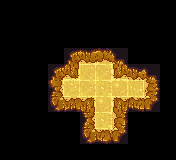

A 2D game scene composited from a Tiled map and its tileset images. What follows is a short description and the map's XML, with every tile layer's data as written:
An orthogonal 11x10 tile map with 16x16 px tiles, 1 tile layer (Ground) and 6 objects (3x BLOCK, STAIRS, HERO, GLOVE).

<map version="1.10" tiledversion="1.10.2" orientation="orthogonal" renderorder="right-down" width="11" height="10" tilewidth="16" tileheight="16" infinite="0" nextlayerid="5" nextobjectid="15">
 <properties>
  <property name="DIRECTIONS" value="RRUURRDD" />
  <property name="ITEMS" value="GLOVE" />
  <property name="NAME" value="Should be simple for a dungoen puzzler such as yourself" />
 </properties>
 <tileset firstgid="1" source="../level16.tsx" />
 <layer id="1" name="Ground" width="11" height="10">
  <data encoding="csv">
0,0,0,0,0,0,0,0,0,0,0,
0,0,0,0,0,0,0,0,0,0,0,
0,0,0,0,0,0,0,0,0,0,0,
0,0,0,0,1,4,3,9,0,0,0,
0,0,0,1,1073741852,16,15,3221225500,8,9,0,
0,0,0,46,12,15,13,17,11,38,0,
0,0,0,19,24,28,17,2147483676,25,27,0,
0,0,0,0,0,10,13,47,0,0,0,
0,0,0,0,0,19,20,27,0,0,0,
0,0,0,0,0,0,0,0,0,0,0
</data>
 </layer>
 <objectgroup id="2" name="Puzzle">
  <object id="7" name="STAIRS" x="103.179" y="87.8166">
   <point />
  </object>
  <object id="9" name="BLOCK" x="86.8994" y="88.2751">
   <point />
  </object>
  <object id="11" name="BLOCK" x="103.408" y="105.013">
   <point />
  </object>
  <object id="12" name="HERO" x="69.9323" y="87.1287">
   <point />
  </object>
  <object id="13" name="BLOCK" x="119.687" y="86.6701">
   <point />
  </object>
 </objectgroup>
 <objectgroup id="4" name="Solution">
  <object id="14" name="GLOVE" x="87.1287" y="70.8494">
   <point />
  </object>
 </objectgroup>
</map>
